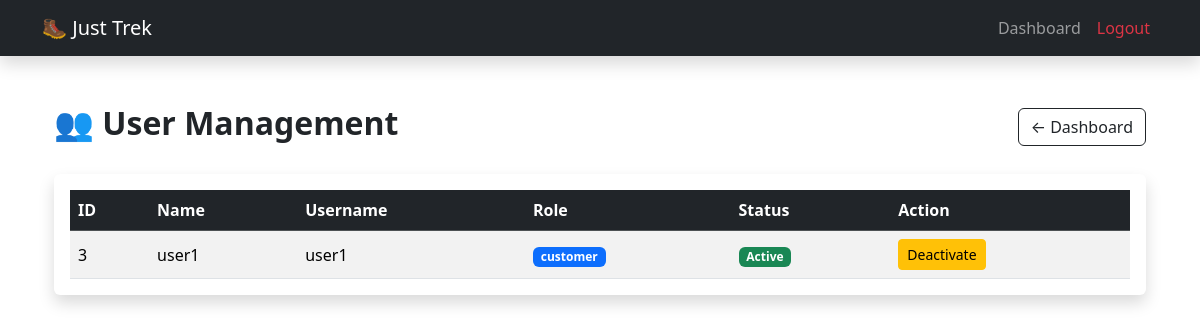
/admin/view_users (signed in), run on an earlier commit of the app's database.
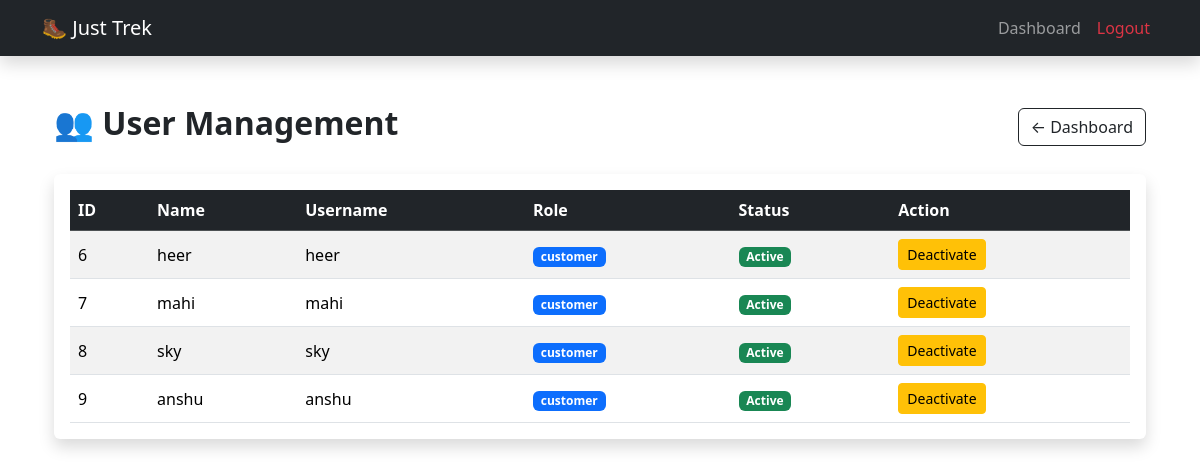
And on a later commit of the database.
### models.py (models this page shows, shortened)
class User(db.Model):
    __tablename__ = "users"
    id = db.Column(db.Integer, primary_key=True)
    username = db.Column(db.String(50), unique=True, nullable=False)
    passhash = db.Column(db.String(200), nullable=False)
    name = db.Column(db.String(50), nullable=False)
    role = db.Column(db.String(20), nullable=False)
    approved = db.Column(db.Boolean, default=False)
    active = db.Column(db.Boolean, default=True)
    bookings = db.relationship("Booking", backref="user", lazy=True)
    staff_profile = db.relationship("StaffProfile",backref="user",uselist=False,cascade="all, delete-orphan")
    @property
    def password(self):
        raise AttributeError("Password is not a readable attribute")

### routes.py (the view)
@main.route("/admin/view_users")
def view_users():
    if session.get("role") != "admin":
        flash("Access Denied!")
        return redirect(url_for("main.login"))
    users = User.query.filter_by(role="customer").all()
    return render_template(
        "admin/view_users.html",
        users=users
    )

### templates/admin/view_users.html (shortened to what this page needs)
{% extends "base.html" %}
{% block content %}
<div class="container mt-5">
    <div class="d-flex justify-content-between align-items-center mb-4">
        <h2 class="fw-bold">👥 User Management</h2>
        <a href="{{ url_for('main.admin_dashboard') }}"
           class="btn btn-outline-dark">
            ← Dashboard
        </a>
    </div>
    <div class="card shadow border-0">
        <div class="card-body">
            <table class="table table-hover table-striped align-middle mb-0">
                <thead class="table-dark">
                    <tr>
                        <th>ID</th>
                        <th>Name</th>
                        <th>Username</th>
                        <th>Role</th>
                        <th>Status</th>
                        <th>Action</th>
                    </tr>
                </thead>
                <tbody>
                {% for user in users %}
                    <tr>
                        <td>{{ user.id }}</td>
                        <td>{{ user.name }}</td>
                        <td>{{ user.username }}</td>
                        <td>
                            <span class="badge bg-primary">
                                {{ user.role }}
                            </span>
                        </td>
                        <td>
                            {% if user.active %}
                                <span class="badge bg-success">
                                    Active
                                </span>
                            {% else %}
                                <span class="badge bg-danger">
                                    Inactive
                                </span>
                            {% endif %}
                        </td>
                        <td>
                            {% if user.active %}
                                <a href="{{ url_for('main.deactivate_user', user_id=user.id) }}"
                                   class="btn btn-warning btn-sm"
                                   onclick="return confirm('Deactivate this user?')">
                                    Deactivate
                                </a>
                            {% else %}
                                <span class="text-muted">
                                    Already Inactive
                                </span>
                            {% endif %}
                        </td>
                    </tr>
                {% endfor %}
                </tbody>
            </table>
        </div>
    </div>
</div>
{% endblock %}

### templates/base.html (shortened to what this page needs)
<!DOCTYPE html>
<html lang="en">
<head>
    <link href="https://cdn.jsdelivr.net/npm/bootstrap@5.3.8/dist/css/bootstrap.min.css"
          rel="stylesheet">
</head>
<body>
    {% include 'nav-auth.html' %}
    <div class="container mt-4">
        {% block content %}
        {% endblock %}
    </div>
</body>

### templates/nav-auth.html (shortened to what this page needs)
<nav class="navbar navbar-expand-lg navbar-dark bg-dark shadow">
    <div class="container">
        {% if "user_id" not in session %}
            <a class="navbar-brand" href="{{ url_for('main.login') }}">
                🥾 Just Trek
            </a>
        {% elif session["role"] == "admin" %}
            <a class="navbar-brand" href="{{ url_for('main.admin_dashboard') }}">
                🥾 Just Trek
            </a>
        {% elif session["role"] == "staff" %}
            <a class="navbar-brand" href="{{ url_for('main.staff_dashboard') }}">
                🥾 Just Trek
            </a>
        {% else %}
            <a class="navbar-brand" href="{{ url_for('main.user_dashboard') }}">
                🥾 Just Trek
            </a>
        {% endif %}
        <div class="collapse navbar-collapse" id="navbarNav">
            <ul class="navbar-nav ms-auto">
                {% if "user_id" not in session %}
                    <li class="nav-item">
                        <a class="nav-link" href="{{ url_for('main.login') }}">
                            Login
                        </a>
                    </li>
                    <li class="nav-item">
                        <a class="nav-link" href="{{ url_for('main.register') }}">
                            Register
                        </a>
                    </li>
                {% elif session["role"] == "admin" %}
                    <li class="nav-item">
                        <a class="nav-link" href="{{ url_for('main.admin_dashboard') }}">
                            Dashboard
                        </a>
                    </li>
                    <li class="nav-item">
                        <a class="nav-link text-danger"
                           href="{{ url_for('main.logout') }}">
                            Logout
                        </a>
                    </li>
                {% endif %}
            </ul>
        </div>
    </div>
</nav>

What changed in the data, as far as the page shows it:
no longer on this page (row edited): User: id "3", name "user1", username "user1", role "customer", active "Active"
added User: id "6", name "heer", username "heer", role "customer", active "Active"
added User: id "7", name "mahi", username "mahi", role "customer", active "Active"
added User: id "8", name "sky", username "sky", role "customer", active "Active"
added User: id "9", name "anshu", username "anshu", role "customer", active "Active"
